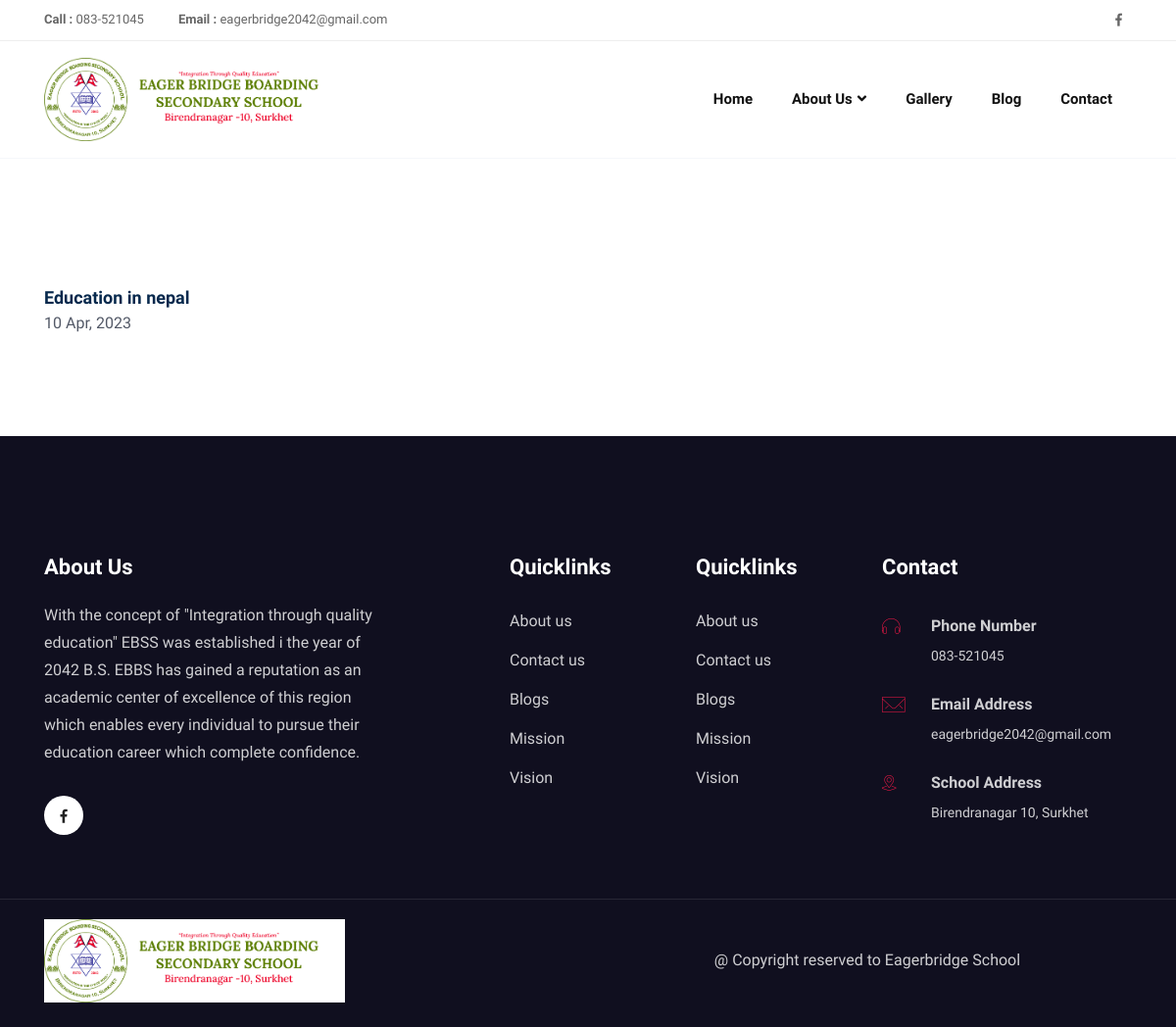
The app's page /blogs/ with its own data.
### features/models.py (models this page shows, shortened)
class SchoolSetup(models.Model):
    data_set = models.CharField(max_length=200)
    logo = models.ImageField(upload_to="setup_images")
    school_name = models.CharField(max_length=255)
    location = models.CharField(max_length=200)
    contact = models.CharField(max_length=200)
    email = models.CharField(max_length=200)
    opening_hours = models.CharField(max_length=200)
    facebook_url = models.URLField(null=True,blank=True)
    instagram_url = models.URLField(null=True,blank=True)
    linkedin_url = models.URLField(null=True,blank=True)
    youtube_url = models.URLField(null=True,blank=True)
    mission = models.TextField()
    vision = models.TextField()
    no_of_students = models.IntegerField()
    success_rate = models.FloatField()
    no_of_teachers = models.IntegerField()
    since = models.IntegerField()
    created = models.DateField(auto_now_add=True)
    class Meta:
        verbose_name_plural = "01. School Setup"

class Blog(models.Model):
    title = models.TextField()
    blog = models.TextField()
    image = models.ImageField(upload_to="blogs_images/",verbose_name="Image (670*670)")
    slug = AutoSlugField(populate_from='title', unique=True)
    created = models.DateField(auto_now_add=True)
    class Meta:
        verbose_name_plural = "06. Blogs"

### features/views.py (the view)
# urls.py: path('blogs/', views.blogs, name="blogs"),
def blogs(request):
    blogs = Blog.objects.all()
    context = {
        'blogs':blogs
    }
    return render(request,'blogs.html',context)

### features/context_processor.py (called while the page is built)
def custom_data(request):
    if SchoolSetup.objects.all().exists():
        setup = SchoolSetup.objects.all().order_by('-created')
        data = setup[0]
        return {'data': data}
    else:
        data=None
        return {'data': data}

### templates/blogs.html (shortened to what this page needs)
{% load static %}{% include 'header.html' %}
<main class="site-main page-wrapper woocommerce">
  <section class="space-3">
    <div class="container">
      <div class="row">
        {% for blogs in blogs %}
        <div class="col-lg-3 mb-4 mb-lg-0">
          <div class="product-wrap">
          </div>
          <div class="woocommerce-product-title-wrap">
            <h5>
              <a href="{% url 'blog_details' slug=blogs.slug %}">{{blogs.title}}</a>
            </h5>
          </div>
          <span class="price">
            <span class="woocommerce-Price-amount amount">
              <span class="woocommerce-Price-currencySymbol">10 Apr, 2023
              </span>
            </span>
          </div>
        </div>
        {% endfor %}
    </div>
  </section>
</main>
{% include 'footer.html' %}

### templates/header.html (shortened to what this page needs)
{% include 'nav_links.html' %}
<body id="top-header">
    <header>
        <div class="header-top header-top-2">
            <div class="container">
                <div class="row align-items-center">
                    <div class="col-lg-6 col-md-6">
                        <ul class="header-contact">
                            <li>
                                <span>Call :</span>
                               <a href="tel:+23 45 5467">{{data.contact}}</a>
                            </li>
                            <li>
                                <span>Email :</span>
                                <a href="malito:{{data.email}}">{{data.email}}</a>
                            </li>
                        </ul>
                    </div>
                    <div class="col-lg-6 col-md-6">
                        <div class="header-right float-right">
                            <div class="header-socials">
                                <ul>
                                    {% if data.facebook_url %}
                                    <li><a href="{{ data.facebook_url }}"><i class="fab fa-facebook-f"></i></a></li>
                                    {% endif %}
                                </ul>
                            </div>
                        </div>
                    </div>
                </div>
            </div>
        </div>
        <div class="site-navigation main_menu menu-style-8" id="mainmenu-area">
            <nav class="navbar navbar-expand-lg">
                <div class="container">
                    <a class="navbar-brand" href="{% url 'home' %}">
                        <img src="{{data.logo.url}}" alt="Edutim" height = "85">
                    </a>
                    <div class="collapse navbar-collapse" id="navbarMenu" >
                        <ul class="navbar-nav ml-auto">
                            <li class="nav-item">
                                <a class="nav-link dropdown-toggle" href="{% url 'home' %}">
                                    Home
                                </a>
                            </li>
                            <li class="nav-item dropdown">
                                <a class="nav-link dropdown-toggle" href="#" id="navbar3" role="button" data-toggle="dropdown" aria-haspopup="true" aria-expanded="false">
                                    About Us<i class="fa fa-angle-down"></i>
                                </a>
                            </li>
                            <li class="nav-item">
                                <a class="nav-link dropdown-toggle" href="{% url 'gallery' %}">
                                    Gallery
                                </a>
                            </li>
                            <li class="nav-item">
                                <a class="nav-link dropdown-toggle" href="{% url 'blogs' %}">
                                    Blog
                                </a>
                            </li>
                            <li class="nav-item ">
                                <a href="{% url 'contact_us' %}" class="nav-link">
                                    Contact
                                </a>
                            </li>
                        </ul>
                    </div>
                </div>
            </nav>
        </div>
    </header>

### templates/footer.html (shortened to what this page needs)
{% load static %}
    <section class="footer pt-120">
        <div class="container">
            <div class="row">
                <div class="col-lg-4 mr-auto col-sm-6 col-md-6">
                    <div class="widget footer-widget mb-5 mb-lg-0">
                        <h5 class="widget-title">About Us</h5>
                        <p class="mt-3">With the concept of "Integration through quality education" EBSS was established i the year of 2042 B.S. EBBS has gained a reputation as an academic center of excellence of this region which enables every individual to pursue their education career which complete confidence.</p>
                        <ul class="list-inline footer-socials">
                            {% if data.facebook_url %}
                            <li class="list-inline-item"><a href="{{ data.facebook_url }}"><i class="fab fa-facebook-f"></i></a></li>
                            {% endif %}
                        </ul>
                    </div>
                </div>
                <div class="col-lg-2 col-sm-6 col-md-6">
                    <div class="footer-widget mb-5 mb-lg-0">
                        <h5 class="widget-title">Quicklinks</h5>
                        <ul class="list-unstyled footer-links">
                            <li><a href="#">About us</a></li>
                            <li><a href="#">Contact us</a></li>
                            <li><a href="#">Blogs</a></li>
                            <li><a href="#">Mission</a></li>
                            <li><a href="#">Vision</a></li>
                        </ul>
                    </div>
                </div>
                <div class="col-lg-2 col-sm-6 col-md-6">
                    <div class="footer-widget mb-5 mb-lg-0">
                        <h5 class="widget-title">Quicklinks</h5>
                        <ul class="list-unstyled footer-links">
                            <li><a href="#">About us</a></li>
                            <li><a href="#">Contact us</a></li>
                            <li><a href="#">Blogs</a></li>
                            <li><a href="#">Mission</a></li>
                            <li><a href="#">Vision</a></li>
                        </ul>
                    </div>
                </div>
                <div class="col-lg-3 col-sm-6 col-md-6">
                    <div class="footer-widget footer-contact mb-5 mb-lg-0">
                        <h5 class="widget-title">Contact </h5>
                        <ul class="list-unstyled">
                            <li><i class="bi bi-headphone"></i>
                                <div>
                                    <strong>Phone number</strong>
                                    {{data.contact}}
                                </div>
                            </li>
                            <li> <i class="bi bi-envelop"></i>
                                <div>
                                    <strong>Email Address</strong>
                                    {{data.email}}
                                </div>
                            </li>
                            <li><i class="bi bi-location-pointer"></i>
                                <div>
                                    <strong>School Address</strong>
                                    {{data.location}}
                                </div>
                            </li>
                        </ul>
                    </div>
                </div>
            </div>
        </div>
        <div class="footer-btm">
            <div class="container">
                <div class="row justify-content-center align-items-center">
                    <div class="col-lg-6">
                        <div class="footer-logo">
                            <img src="{{data.logo.url}}" alt="Edutim" height="85">
                        </div>
                    </div>
                    <div class="col-lg-6">
                        <div class="copyright text-lg-center">
                            <p>@ Copyright reserved to {{data.school_name}}</p>
                        </div>
                    </div>
                </div>
            </div>
        </div>
    </section>
    <div class="fixed-btm-top">
    </div>
      </body>
      </html>

### records on screen
SchoolSetup: contact "083-521045", email "eagerbridge2042@gmail.com", logo (picture), location "Birendranagar 10, Surkhet", school_name "Eagerbridge School"
Blog: title "Education in nepal"
